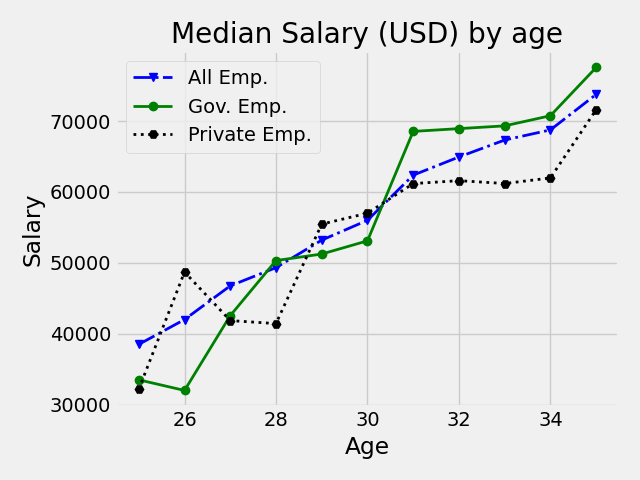

Here is the Python script that generated this plot:
# k@mlesh
# h3avren
from matplotlib import pyplot as plt   # importing the plotting library

# plt.xkcd()  # to use xkcd comic style plotting
plt.style.use("fivethirtyeight")
age = [25,26,27,28,29,30,31,32,33,34,35]    # age data to be plotted
median_salary_for_all = [38496,42000,46752,49320,53200,56000,62366,64928,67317,68748,73752]    # salary data to be plotted
median_salary_for_government_employees = [33496,32000,42552,50320,51240,53100,68536,68928,69317,70748,77552]
median_salary_for_private_employees = [32176,48700,41852,41430,55460,56999,61176,61588,61187,61968,71592]
plt.title('Median Salary (USD) by age')    # providing the plot a title

# plotting line for median salary of all types of employees collectively
plt.plot(age,median_salary_for_all,marker="v",linestyle="-.",color="Blue",linewidth=2,label="All Emp.")  # plotting the data,providing the formatting string and label to the plotted line

# plotting line for median salary for government employees
plt.plot(age,median_salary_for_government_employees,marker="o",linestyle="-",color = "Green",linewidth=2,label="Gov. Emp.")

# plotting line for median salary for private firm employees
plt.plot(age,median_salary_for_private_employees,marker="H",linestyle=":",color="Black",linewidth=2,label="Private Emp.")

plt.xlabel("Age")   # providing the x-axis a label
plt.ylabel("Salary")    # providing the y-axis a label
plt.tight_layout()  # a function that automatically adjusts the plot parameters to provide the right padding
plt.legend()    # so that the plot uses the labels to provide the line their respective legends
plt.grid(True)  # to draw a grid over the plot
plt.savefig("line_plotting.png")    # to save the plot locally as a png image
plt.show()  # to display the plot